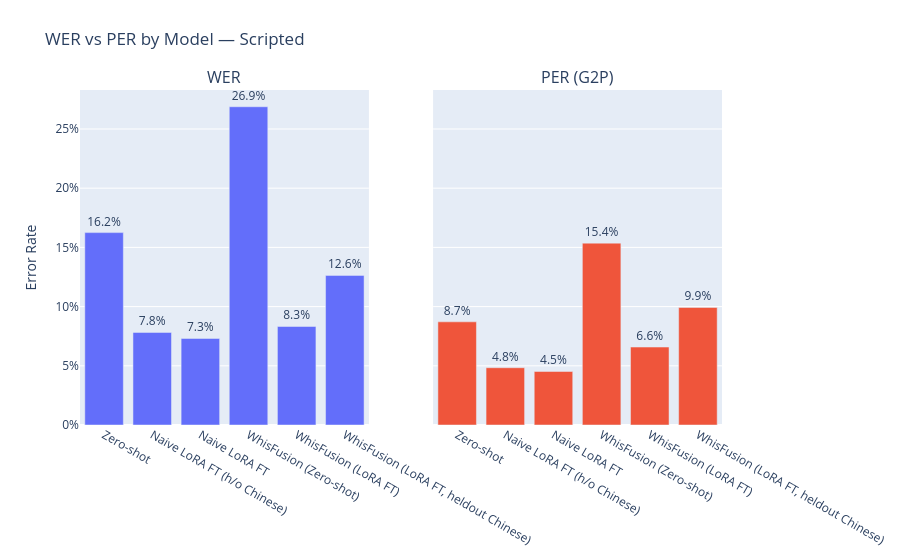
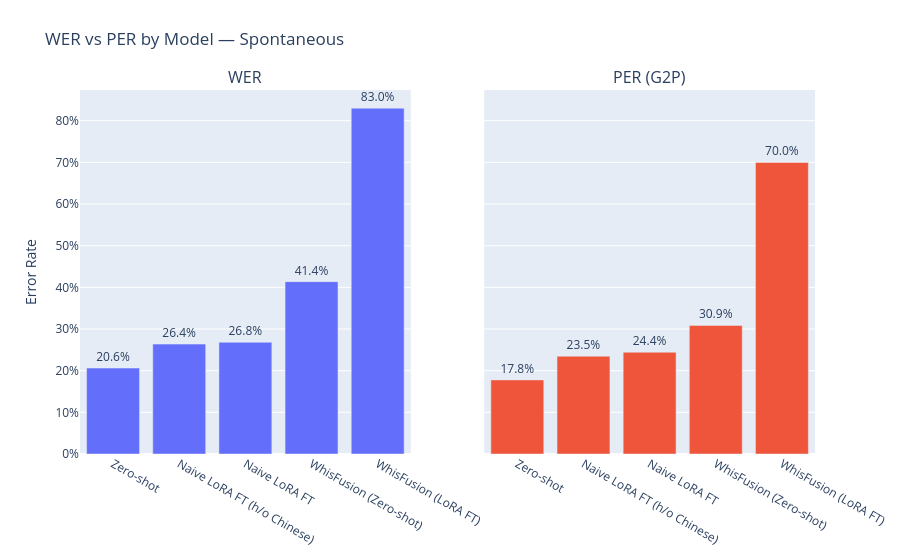

Notebook code for these charts, in order:
### Code cell
from plotly.subplots import make_subplots

# ── Separate WER/PER into side-by-side subplots, one figure per split ─────────

for split in SPLITS:
    sub = overall_df[overall_df["Split"] == split].copy()
    if sub.empty:
        continue

    fig = make_subplots(
        rows=1, cols=2,
        subplot_titles=("WER", "PER (G2P)"),
        shared_yaxes=True,
    )

    # Left: WER
    wer_vals = sub["WER"]
    fig.add_trace(
        go.Bar(
            name="WER",
            x=sub["Model"].tolist(),
            y=wer_vals.tolist(),
            text=[f"{v:.1%}" if pd.notna(v) else "" for v in wer_vals],
            textposition="outside",
            showlegend=False,
        ),
        row=1, col=1
    )

    # Right: PER
    per_vals = sub["PER (G2P)"]
    if per_vals.notna().any():
        fig.add_trace(
            go.Bar(
                name="PER (G2P)",
                x=sub["Model"].tolist(),
                y=per_vals.tolist(),
                text=[f"{v:.1%}" if pd.notna(v) else "" for v in per_vals],
                textposition="outside",
                showlegend=False,
            ),
            row=1, col=2
        )

    fig.update_yaxes(title_text="Error Rate", tickformat=".0%", row=1, col=1)
    fig.update_yaxes(tickformat=".0%", row=1, col=2)
    fig.update_layout(
        title=f"WER vs PER by Model — {split.capitalize()}",
        margin=dict(t=90),
    )
    fig.show()

### Figure 1 — Plotly figure (JSON) as saved in the notebook; plotly's stock layout.template omitted (floating-point values rounded to 4 significant figures)
{"data": [{"name": "WER", "showlegend": false, "text": ["16.2%", "7.8%", "7.3%", "26.9%", "8.3%", "12.6%"], "textposition": "outside", "type": "bar", "x": ["Zero-shot", "Naive LoRA FT (h/o Chinese)", "Naive LoRA FT", "WhisFusion (Zero-shot)", "WhisFusion (LoRA FT)", "WhisFusion (LoRA FT, heldout Chinese)"], "xaxis": "x", "y": [0.1625, 0.07819, 0.0731, 0.2688, 0.08321, 0.1264], "yaxis": "y"}, {"name": "PER (G2P)", "showlegend": false, "text": ["8.7%", "4.8%", "4.5%", "15.4%", "6.6%", "9.9%"], "textposition": "outside", "type": "bar", "x": ["Zero-shot", "Naive LoRA FT (h/o Chinese)", "Naive LoRA FT", "WhisFusion (Zero-shot)", "WhisFusion (LoRA FT)", "WhisFusion (LoRA FT, heldout Chinese)"], "xaxis": "x2", "y": [0.08712, 0.04836, 0.04522, 0.1536, 0.06583, 0.09926], "yaxis": "y2"}], "layout": {"annotations": [{"font": {"size": 16}, "showarrow": false, "text": "WER", "x": 0.225, "xanchor": "center", "xref": "paper", "y": 1, "yanchor": "bottom", "yref": "paper"}, {"font": {"size": 16}, "showarrow": false, "text": "PER (G2P)", "x": 0.775, "xanchor": "center", "xref": "paper", "y": 1, "yanchor": "bottom", "yref": "paper"}], "margin": {"t": 90}, "title": {"text": "WER vs PER by Model — Scripted"}, "xaxis": {"anchor": "y", "domain": [0, 0.45]}, "xaxis2": {"anchor": "y2", "domain": [0.55, 1]}, "yaxis": {"anchor": "x", "domain": [0, 1], "tickformat": ".0%", "title": {"text": "Error Rate"}}, "yaxis2": {"anchor": "x2", "domain": [0, 1], "matches": "y", "showticklabels": false, "tickformat": ".0%"}}}

### Figure 2 — Plotly figure (JSON) as saved in the notebook; plotly's stock layout.template omitted (floating-point values rounded to 4 significant figures)
{"data": [{"name": "WER", "showlegend": false, "text": ["20.6%", "26.4%", "26.8%", "41.4%", "83.0%"], "textposition": "outside", "type": "bar", "x": ["Zero-shot", "Naive LoRA FT (h/o Chinese)", "Naive LoRA FT", "WhisFusion (Zero-shot)", "WhisFusion (LoRA FT)"], "xaxis": "x", "y": [0.2063, 0.2638, 0.2683, 0.4137, 0.83], "yaxis": "y"}, {"name": "PER (G2P)", "showlegend": false, "text": ["17.8%", "23.5%", "24.4%", "30.9%", "70.0%"], "textposition": "outside", "type": "bar", "x": ["Zero-shot", "Naive LoRA FT (h/o Chinese)", "Naive LoRA FT", "WhisFusion (Zero-shot)", "WhisFusion (LoRA FT)"], "xaxis": "x2", "y": [0.1779, 0.2347, 0.2442, 0.3086, 0.6999], "yaxis": "y2"}], "layout": {"annotations": [{"font": {"size": 16}, "showarrow": false, "text": "WER", "x": 0.225, "xanchor": "center", "xref": "paper", "y": 1, "yanchor": "bottom", "yref": "paper"}, {"font": {"size": 16}, "showarrow": false, "text": "PER (G2P)", "x": 0.775, "xanchor": "center", "xref": "paper", "y": 1, "yanchor": "bottom", "yref": "paper"}], "margin": {"t": 90}, "title": {"text": "WER vs PER by Model — Spontaneous"}, "xaxis": {"anchor": "y", "domain": [0, 0.45]}, "xaxis2": {"anchor": "y2", "domain": [0.55, 1]}, "yaxis": {"anchor": "x", "domain": [0, 1], "tickformat": ".0%", "title": {"text": "Error Rate"}}, "yaxis2": {"anchor": "x2", "domain": [0, 1], "matches": "y", "showticklabels": false, "tickformat": ".0%"}}}
